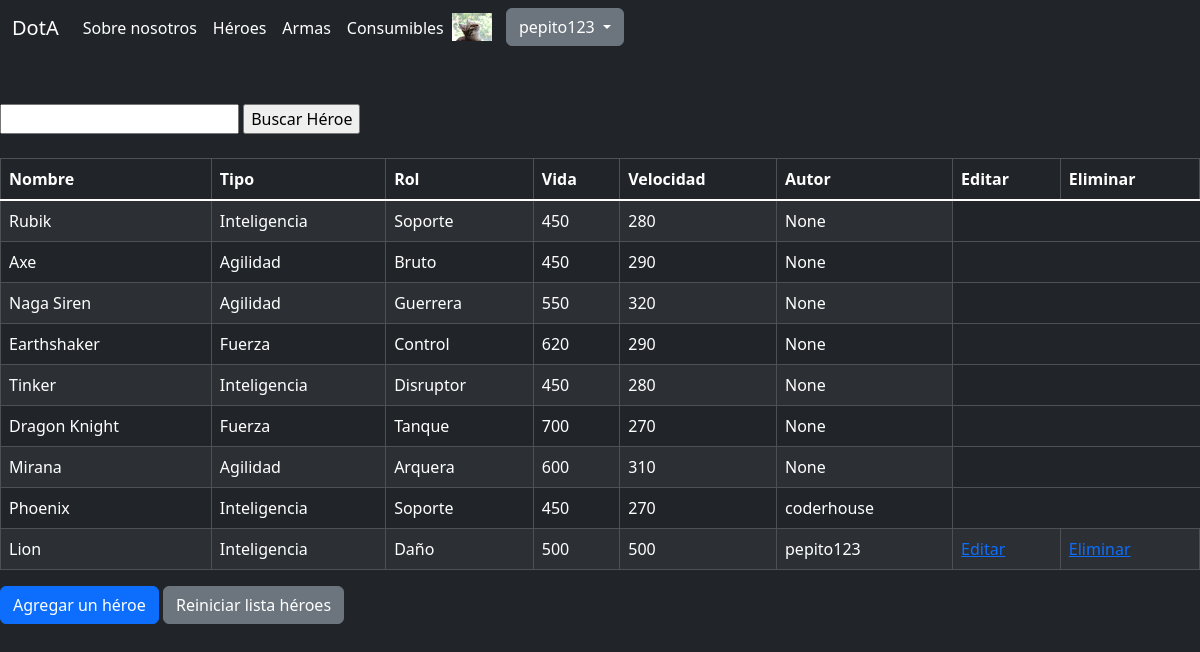
Page /preentrega3/heroes (signed in) on the earlier database version.
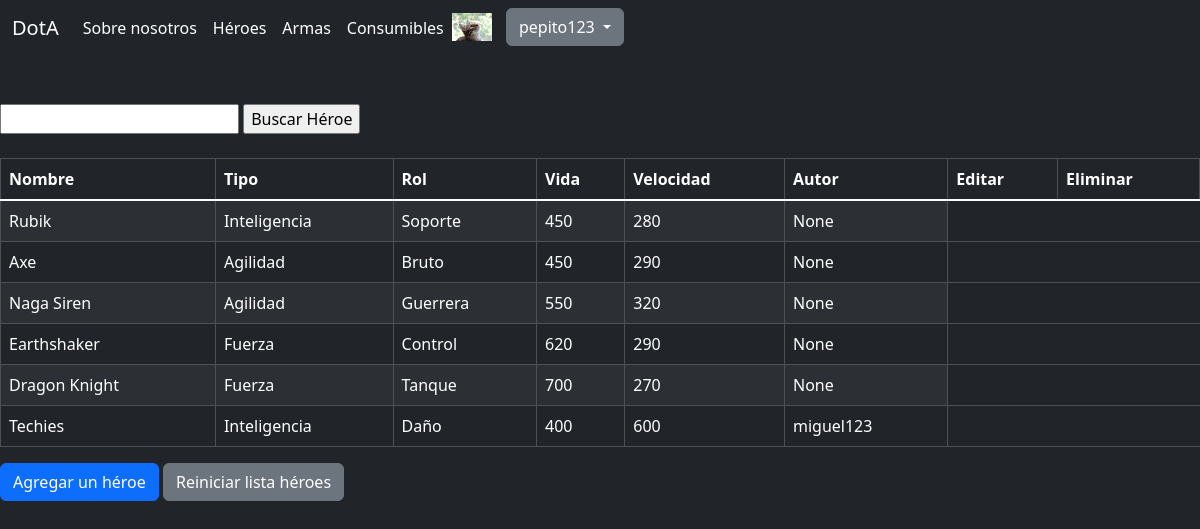
Same page on the later database version.
### preentrega3/models.py (models this page shows, shortened)
class Avatar(models.Model):
    user = models.OneToOneField(User, on_delete = models.CASCADE, null = True)
    imagen = models.ImageField(upload_to='avatares', null = True, blank= True)

class Heroe(models.Model):
    nombre = models.CharField(max_length=32)
    tipo = models.CharField(max_length=16)
    aporte = models.CharField(max_length=16)
    vida = models.IntegerField(default=500)
    velocidad = models.IntegerField(default=300)
    creador = models.ForeignKey(User, on_delete = models.SET_NULL, null = True)

### preentrega3/views.py (the view)
# urls.py: path('heroes', lista_heroes, name="heroes"),
def lista_heroes(request):
    context = {
        'heroes' : Heroe.objects.all()
    }
    http_response = render(
        request = request,
        template_name= 'preentrega3/lista-heroes.html',
        context= context
    )
    return http_response

### preentrega3/templates/preentrega3/lista-heroes.html (shortened to what this page needs)
{% extends "layout.html" %}
{% block main %}
    <br><br>
    <form action="{% url 'buscar-heroe' %}" method="post">
        <input type="text" name="busqueda">
        <input type="submit" value="Buscar Héroe">
    </form>
    <br>
    <table class="table table-dark table-striped table-hover table-bordered">
        <thead>
            <tr>
                <th scope="col">Nombre</th>
                <th scope="col">Tipo</th>
                <th scope="col">Rol</th>
                <th scope="col">Vida</th>
                <th scope="col">Velocidad</th>
                <th scope="col">Autor</th>
                <th scope="col">Editar</th>
                <th scope="col">Eliminar</th>
            </tr>
        </thead>
        <tbody class="table-group-divider">
            {% for heroe in heroes %}
            <tr>
                <td>{{heroe.nombre}}</td>
                <td>{{heroe.tipo}}</td>
                <td>{{heroe.aporte}}</td>
                <td>{{heroe.vida}}</td>
                <td>{{heroe.velocidad}}</td>
                <td>{{heroe.creador}}</td>
                {% if user == heroe.creador or user.is_superuser %}
                <td><a href="{% url 'editar-heroe' heroe.id %}">Editar</a></td>
                {% endif %}
                {% if user == heroe.creador or user.is_superuser %}
                <td><a href="{% url 'eliminar-heroe' heroe.id %}">Eliminar</a></td>
                {% endif %}
            </tr>
            {% endfor %}
        </tbody>
    </table>
    <a class="btn btn-primary" href="{% url 'crear-heroe' %}" role="button">Agregar un héroe</a>
    <a class="btn btn-secondary" href="{% url 'heroes' %}" role="button">Reiniciar lista héroes</a>
{% endblock main %}

### templates_base/layout.html (shortened to what this page needs)
{% load static %}
<!DOCTYPE html>
<html lang="en">
<head>
</head>
<body class="bg-dark text-white">
    <header class="bg-dark text-white">
        <nav class="navbar navbar-expand-lg">
            <div class="container-fluid">
              <a class="navbar-brand text-white" href={% url 'index' %}>DotA</a>
              <div class="collapse navbar-collapse" id="navbarNav">
                <ul class="navbar-nav">
                  <li class="nav-item">
                    <a class="nav-link text-white" href={% url 'about' %}>Sobre nosotros</a>
                  </li>
                  <li class="nav-item">
                    <a class="nav-link text-white" href={% url 'heroes' %}>Héroes</a>
                  </li>
                  <li class="nav-item">
                    <a class="nav-link text-white" href={% url 'armas' %}>Armas</a>
                  </li>
                  <li class="nav-item">
                    <a class="nav-link text-white" href={% url 'consumibles' %}>Consumibles</a>
                  </li>
                  {% if user.is_authenticated %}
                  <div class="dropdown">
                  {% if user.avatar.imagen %}
                    <img src="{{user.avatar.imagen.url}}" style="max-width: 40px; margin-right: 10px;">
                  {% endif %}
                    <button class="btn btn-secondary dropdown-toggle" type="button" data-bs-toggle="dropdown" aria-expanded="false">
                      {{user.username}}
                    </button>
                  </div>
                  {% endif %}
                </ul>
              </div>
            </div>
          </nav>
    </header>
    <main>
        {% block main %}{% endblock main %}
    </main>
    <link href="https://cdn.jsdelivr.net/npm/bootstrap@5.3.2/dist/css/bootstrap.min.css" rel="stylesheet">
</body>
</html>

Differences in the rows shown:
removed Heroe: nombre "Tinker", tipo "Inteligencia", aporte "Disruptor", vida "450", velocidad "280", creador "None"
removed Heroe: nombre "Mirana", tipo "Agilidad", aporte "Arquera", vida "600", velocidad "310", creador "None"
removed Heroe: nombre "Phoenix", tipo "Inteligencia", aporte "Soporte", vida "450", velocidad "270", creador "coderhouse"
removed Heroe: nombre "Lion", tipo "Inteligencia", aporte "Daño", vida "500", velocidad "500", creador "pepito123", shows "Editar", shows "Eliminar"
added Heroe: nombre "Techies", tipo "Inteligencia", aporte "Daño", vida "400", velocidad "600", creador "miguel123"
